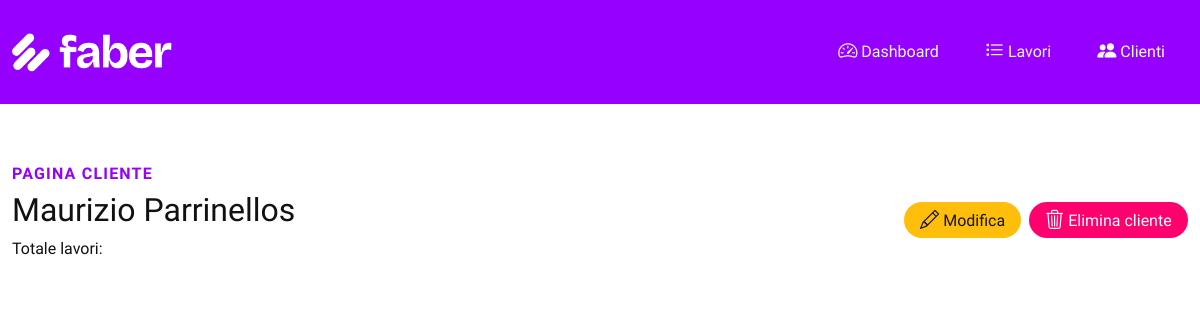
The app's page /clienti/2, older data.
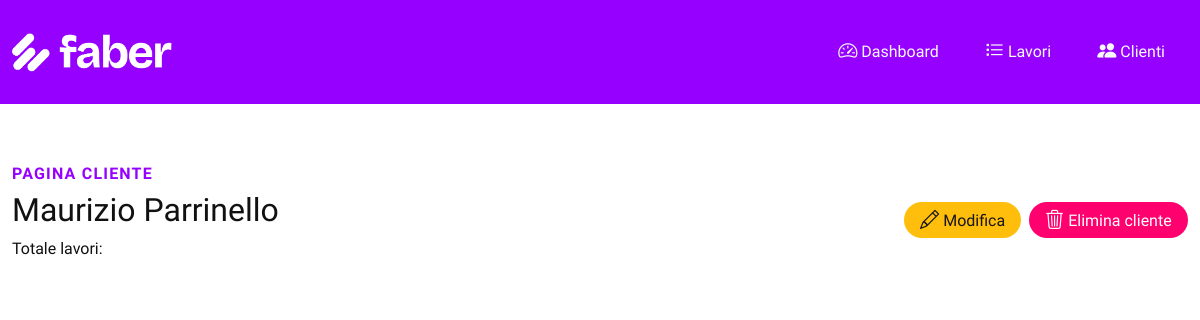
The same page, newer data.
### app.py (models this page shows, shortened)
class Cliente(db.Model):
    __tablename__ = "clienti"
    id = db.Column(db.Integer, primary_key=True)
    name = db.Column(db.String(100), nullable=False)
    email = db.Column(db.String(100), nullable=False)
    telefono = db.Column(db.String(20), nullable=False)
    lavori = db.relationship(
        "Lavoro", backref="cliente", lazy=True, cascade="all, delete, delete-orphan"
    )
    note = db.Column(db.Text, nullable=True)
    colore = db.Column(db.String(20), nullable=True)

### app.py (the view)
@app.route("/clienti/<int:cliente_id>")
def cliente_page(cliente_id):
    cliente = Cliente.query.get_or_404(cliente_id)
    return render_template("cliente.html", cliente=cliente)

### templates/cliente.html (shortened to what this page needs)
{% extends "base.html" %} {% block title %} {{ cliente.name }} {% endblock %} {% block content %}
<div id="clientePage" data-cliente-id="{{ cliente.id }}" v-cloak>
    <div class="row mx-auto w-100 display-flex align-items-center justify-content-space-between">
        <div class="col-4 px-0">
            <h6 class="text-primary fw-bold" style="letter-spacing: 1.2px">
                PAGINA CLIENTE
            </h6>
            <h2>{{ cliente.name }}</h2>
            <p>
                Totale lavori:
            </p>
        </div>
        <div class="col-8 d-inline-flex justify-content-end px-0">
            <a href="{{ url_for('cliente_edit', cliente_id = cliente.id)}}">
                <button class="button-61 button-61-warning me-2">
                    <span><i class="bi bi-pencil"></i></span>&nbsp;Modifica
                </button>
            </a>
            <button onclick="clickForDeleteCliente(event, {{ cliente.id }})" class="button-61 button-61-danger">
                <span><i class="bi bi-trash3"></i></span>&nbsp;Elimina cliente
            </button>
        </div>
    </div>
</div>
{% endblock %}

### templates/base.html (shortened to what this page needs)
<!DOCTYPE html>
<html lang="it">
<head>
    <link rel="stylesheet" href="https://cdn.jsdelivr.net/npm/bootstrap@5.3.3/dist/css/bootstrap.min.css"
>
    <link rel="stylesheet" href="https://cdn.jsdelivr.net/npm/bootstrap-icons@1.13.1/font/bootstrap-icons.min.css">
    <link rel="stylesheet" href="{{ url_for('static', filename='css/style.css') }}">
</head>
<body>
    {% include '_navbar.html' %}
    <main class="container" style="margin-top: 60px!important;">
        {% block content %}
        {% endblock %}
    </main>
</body>
</html>

### templates/_navbar.html (shortened to what this page needs)
<nav class="navbar navbar-expand-lg navbar-dark bg-primary d-none d-lg-flex">
    <div class="container d-inline-flex justify-content-space-between">
        <a class="navbar-brand" href="">
            <img class="mobile-nav-logo px-0" src="{{ url_for('static', filename='img/Logo_W.png')}}" alt="" />
        </a>
        <div class="collapse navbar-collapse">
            <ul class="navbar-nav ms-auto mb-2 mb-lg-0">
                <li class="nav-item">
                    <a class="nav-link text-light fw-medium" href="{{ url_for('index') }}">
                        <i class="bi bi-speedometer2"></i>&nbsp;Dashboard</a>
                </li>
                <li class="nav-item">
                    <a class="nav-link text-light fw-medium" href="{{ url_for('lavori') }}">
                        <i class="bi bi-list-task"></i>&nbsp;Lavori</a>
                </li>
                <li class="nav-item">
                    <a class="nav-link text-light fw-medium" href="{{ url_for('clienti') }}">
                        <i class="bi bi-people-fill"></i>&nbsp;Clienti</a>
                </li>
            </ul>
        </div>
    </div>
</nav>

### static/css/style.css (style rules this page uses)
* { font-family: "Google Sans", sans-serif !important; font-weight: 500; }
p, h1, h2, h3, h4, h5 { color: #111111; }
a { text-decoration: none!important; }
body { opacity: 1; transition: opacity 0.1s ease-in; }
i.bi { font-size: 1.2rem; }
.desktop-nav-logo, .mobile-nav-logo { padding: 1rem 0rem 0.5rem 0rem !important; }
.container { max-width: 1380px !important; }
.button-61 { align-items: center; appearance: none; border-radius: 20px; border-style: none; box-sizing: border-box; color: #fff; cursor: pointer; display: inline-flex; font-weight: 500; height: 36px; justify-content: center; line-height: normal; min-width: 64px; outline: none; overflow: visible; padding: 0 16px; position: relative; text-align: center; text-decoration: none; transition: box-shadow 280ms cubic-bezier(.4, 0, .2, 1); user-select: none; -webkit-user-select: none; touch-action: manipulation; vertical-align: middle; will-change: transform, opacity; }
.button-61 { background-color: #9600ff; }
.button-61-warning { background-color: #ffbe0b; color: #161616; }
.button-61-danger { background-color: #ff006e; color: #ffffff; }
.bg-primary { background-color: #9600ff !important; }
.text-primary { color: #9600ff !important; }
.desktop-nav-logo, .mobile-nav-logo { max-width: 160px; height: auto; }
.nav-link { margin-left: 15px; margin-right: 15px; }

Row changes from the older to the newer data that the page shows:
changed Cliente: name "Maurizio Parrinellos" → "Maurizio Parrinello"
